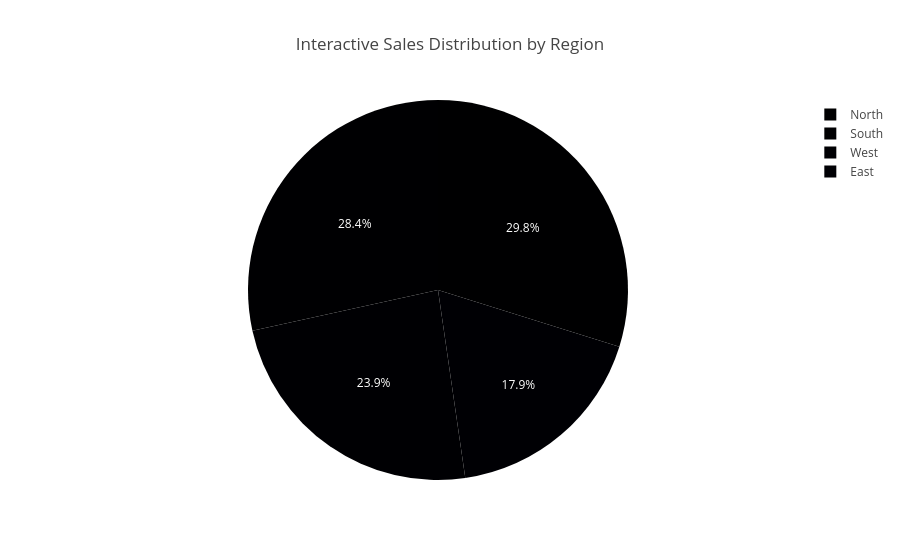

Here is the notebook cell this chart was saved with:
### Code cell
fig = px.pie(
    df,
    names='Region',
    values='Sales',
    title='Interactive Sales Distribution by Region'
)

fig.show()

### Figure 1 — Plotly figure (JSON) as saved in the notebook; plotly's stock layout.template omitted (floating-point values rounded to 4 significant figures)
{"data": [{"domain": {"x": [0, 1], "y": [0, 1]}, "hovertemplate": "Region=%{label}<br>Sales=%{value}<extra></extra>", "labels": ["South", "North", "East", "West", "South", "North", "East", "West", "South", "North", "East", "West", "South", "North", "East", "West", "South", "North", "East", "West"], "legendgroup": "", "name": "", "showlegend": true, "type": "pie", "values": [100000, 60000, 15000, 50000, 8000, 40000, 45000, 100000, 20000, 10000, 50000, 30000, 60000, 100000, 6000, 20000, 60000, 50000, 40000, 8000]}], "layout": {"legend": {"tracegroupgap": 0}, "title": {"text": "Interactive Sales Distribution by Region"}}}
